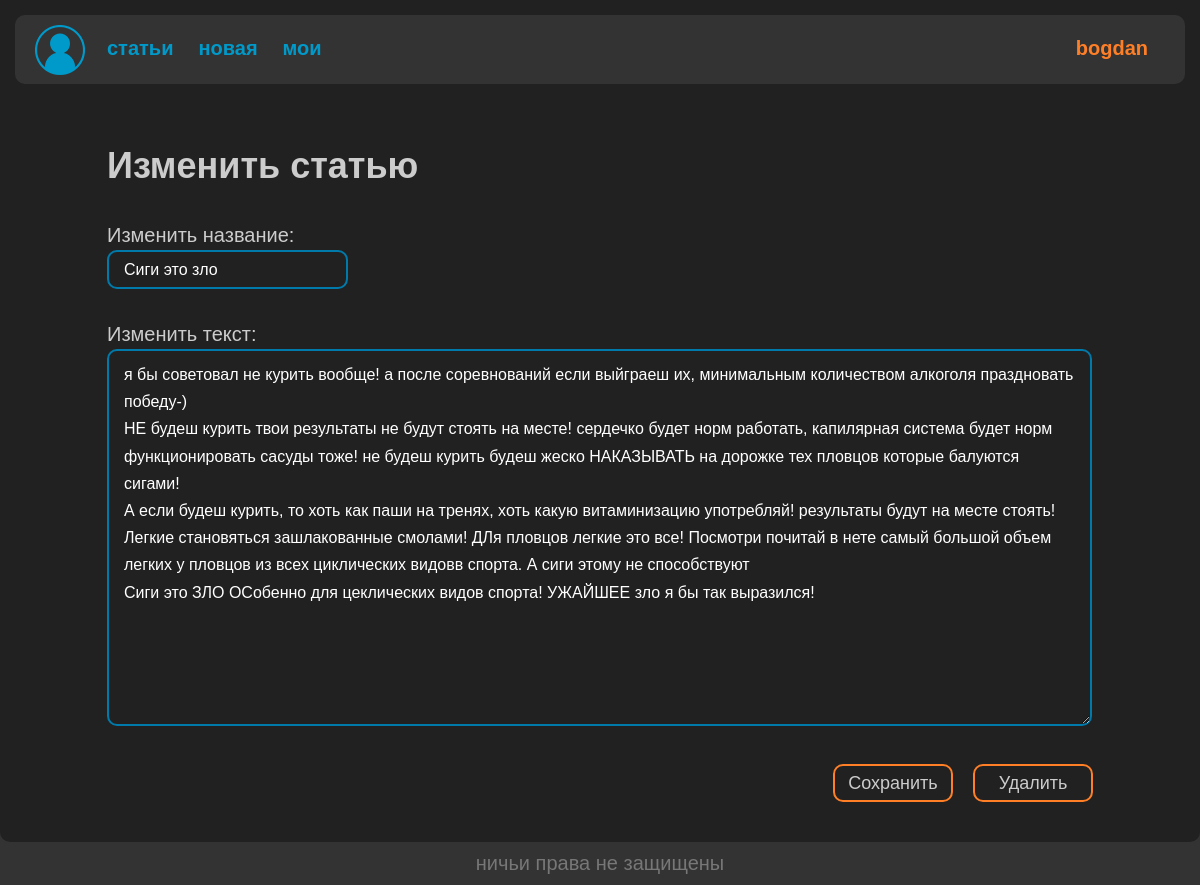
The app's page /pager/edit/3/ (signed in) with its own data.
### userface/models.py (models this page shows)
class CustomUser(AbstractUser):
    settings = models.JSONField('settings',
                                default=get_default_settings)
    def __str__(self):
        return self.username

### pager/models.py (models this page shows, shortened)
class Page(models.Model):
    name = models.CharField(max_length=25)
    text = models.TextField(blank=True)
    date = models.DateTimeField(auto_now_add=True)
    user = models.ForeignKey('userface.CustomUser',
                             on_delete=models.SET_NULL,
                             null=True,
                             related_name='author')
    def get_absolute_url(self, prefix='text'):
        return reverse(prefix, kwargs={'page_id': self.id})
    def get_absolute_url_del(self):
        return self.get_absolute_url('del')
    class Meta:
        ordering = ['-date']  # установка дефолтной сортировке по дате

### pager/views.py (the view, shortened to what this page needs)
# urls.py: path('edit/<int:page_id>/', EditPage.as_view(), name='edit'),
class EditPage(NewPage):
    html_page = 'pager/edit.html'
    @is_author
    def get(self, request, page_id):
        self.page = Page.objects.get(id=page_id)
        self.form = NewPageForm({'name': self.page.name,
                                 'text': self.page.text})
        return self.rendering(request, {'page': self.page})

### pager/forms.py
class NewPageForm(forms.ModelForm):
    class Meta:
        model = Page
        fields = ['name', 'text']
        widgets = {
            'name': forms.TextInput(attrs={'class': 'input-form'}),
            'text': forms.Textarea(attrs={'cols': 50, 'rows': 13})
        }
    def clean_name(self):
        name = self.cleaned_data['name']
        if name == 'Богдан чурка':
            raise ValidationError('Сам ты чурка, пёс поганый')
        return name

### pager/utils.py (called while the page is built)
def is_author(funk):
    def wrapper(self, request, page_id):
        page = Page.objects.get(id=page_id)
        if str(page.user) == request.user.username:
            return funk(self, request, page_id)
        else:
            return redirect('list')
    return wrapper

    @staticmethod
    def get_context(context={}) -> dict:
        base = {
            'menu': menu,
            'theme': 0
        }
        return base | context

### pager/views.py (called while the page is built)
    def rendering(self, request, context={}):
        return render(request, self.html_page,
                      context=self.get_context({'form': self.form} | context))

### pager/templates/pager/edit.html (shortened to what this page needs)
{% extends 'userface/base.html' %}
{% block content %}
<h1>Изменить статью</h1>
<br>
<form method="post">
    <label class="input-labels">Изменить название:</label>
    <br>
    {{ form.name }}
    <br>
    <label class="input-labels">Изменить текст:</label>
    <br>
    {{ form.text }}
    <div class="send-button-margin-2">
        <button class="send-button" type="submit">Сохранить</button>
    </div>
</form>
<div class="send-button-margin-3">
     <button class="send-button"
             onclick="window.location.href = '{{ page.get_absolute_url_del }}';">Удалить</button>
</div>
{% endblock %}

### userface/templates/userface/base.html (shortened to what this page needs)
{% load static %}
<!DOCTYPE html>
<html>
<head>
    <link type="text/css" href="{% static 'userface/css/styles.css' %}" rel="stylesheet"/>
</head>
<body>
<div class="sub-body">
    <div class="over-border">
        <div class="header">
            <div class="logo">
                <a href="{% url 'main' %}"><img src="{% static 'userface/images/icon.png' %}" alt=""></a>
            </div>
            <div class="nav">
                {% block menu %}
                    {% for m in menu %}
                        <a class='nav-item' href="{% url m.url %}">{{ m.title }}</a>
                    {% endfor %}
                    {% if request.user.is_authenticated %}
                        <a class="nav-last" href="{% url 'my_profile' %}">{{ request.user.username }}</a>
                    {% else %}
                        <a class="nav-last" href="{% url 'login' %}">войти</a>
                    {% endif %}
                {% endblock %}
            </div>
        </div>
    </div>
    <div class="content">
        {% block content %}
        {% endblock %}
    </div>
</div>
<div class="footer">
    ничьи права не защищены
</div>
</body>
</html>

### userface/static/userface/css/styles.css (style rules this page uses)
* { margin: 0px; padding: 0px; font-family: sans-serif; text-decoration: none; }
body { background-color: #333333; height: 100%; }
.sub-body { background-color: #212121; border-radius: 10px; }
.over-border { border: 15px solid #212121; }
.header { weight: 100%; height: 250; background-color: #333333; border: 5px solid #333333; border-radius: 10px; display: flex; }
.logo { margin: 5px 5px 0px 15px; }
.nav { width: 100%; font-size: 20px; margin: 17px; box-sizing border-box; overflow: hidden; }
.nav-item { float: left; margin-right: 25px; color: #009ACA; font-weight: 700; }
.nav-last { float: right; margin-right: 15px; color: #FF7F27; font-weight: 700; }
.content { font-size: 18px; padding: 40px 107px 40px 107px; color: #CCCCCC; text-align: justify; font-weight: 500; line-height: 1.5; min-height: calc(100vh - 222px); }
.input-form { padding: 5px 15px 5px 15px; margin-bottom: 30px; width:auto; height:25px; border: 2px solid #007AAA; border-radius:10px; background-color: #212121; color: #FFFFFF; font-size: 16px; }
textarea { padding: 10px 15px 10px 15px; margin-bottom: 30px; width: calc(100% - 35px); height: 100%; resize: vertical; border: 2px solid #007AAA; border-radius:10px; background-color: #212121; color: #FFFFFF; font-size: 16px; line-height: 1.7; }
.send-button-margin-2 { margin: 0% 20px 0% calc(100% - 260px); }
.send-button-margin-3 { margin: -38px 20px 0% calc(100% - 120px); }
.send-button { width: 120px; height: 38px; background-color: #212121; border: 2px solid #FF7F27; border-radius:10px; color: #CCCCCC; font-size: 18px; transition: 0.2s; }
.input-labels { margin: 0px 0px 5px 0px; font-size: 20px; }
.footer { color: #777777; text-align: center; font-size: 20px; background-color: #333333; border: 10px solid #333333; }

### records on screen
CustomUser: user.username "bogdan"
Page: name "Сиги это зло", text "я бы советовал не курить вообще! а после соревнований если выйграеш их, минимальным количеством алкоголя праздновать победу-) НЕ будеш курить твои результаты не будут стоять на месте! сердечко будет норм работать, капилярная система будет норм функционировать сасуды тоже! не будеш курить будеш жеско НАКАЗЫВАТЬ на дорожке тех пловцов которые балуются сигами! А если будеш курить, то хоть как паши на тренях, хоть какую витаминизацию употребляй! результаты будут на месте стоять! Легкие становяться зашлакованные смолами! ДЛя пловцов легкие это все! Посмотри почитай в нете самый большой объем легких у пловцов из всех циклических видовв спорта. А сиги этому не способствуют Сиги это ЗЛО ОСобенно…"

### other values on screen
{{ m.title }} "статьи" "новая" "мои"
